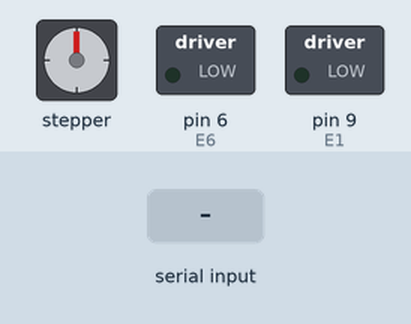
This sketch was run on a simulated Arduino Uno, built with avr-gcc and run on an emulated ATmega328P. Shown: stepper motor, switched loads named in the sketch (green lamp = pin HIGH). Wiring (inferred from the names in the program): stepper motor (2048 steps per turn assumed): coils pin 2, pin 3, pin 4, pin 5. Inputs (shaded band) come from the test bench. Pins used as bus, display or sensor lines are not drawn.

Above: at 1.2 s.
1.3 s: "<CLOSE 1>" received over Serial
At 2.4 s:
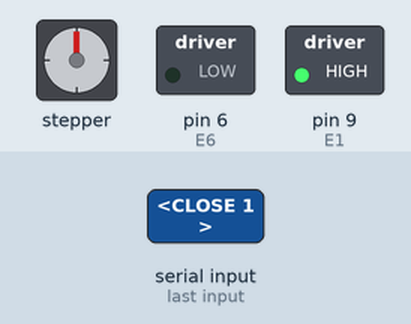
2.8 s: "<W 1>" received over Serial
At 3.4 s:
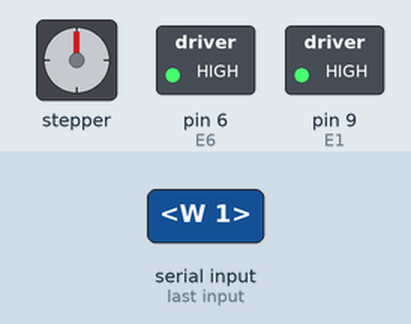
4.3 s: "<OPEN 1>" received over Serial
At 4.7 s:
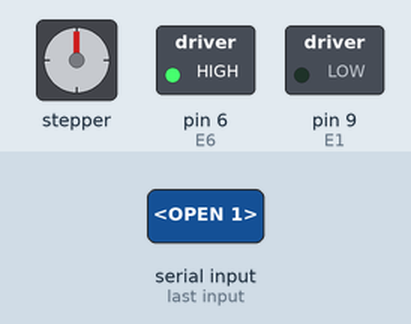
5.8 s: "<Q 1>" received over Serial
At 6.9 s:
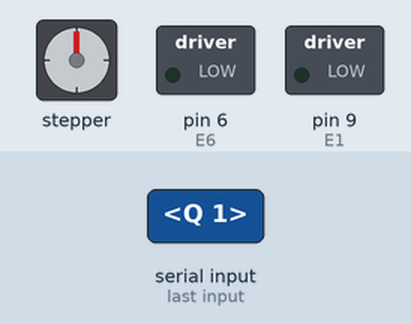
7.3 s: "<W 150>" received over Serial
At 8.1 s:
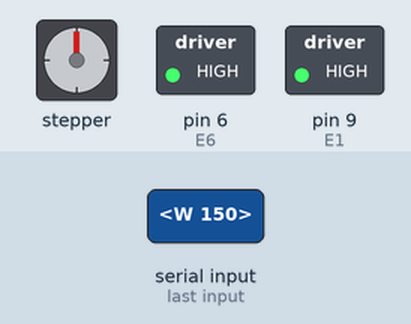
Timing chart, 0 to 9.8 s (numbered marks = the images above; inputs shaded):
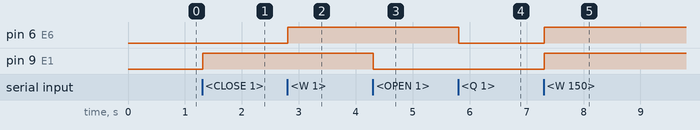

Measured:
- after the input at 1.3 s, pin 9 (E1): LOW → HIGH at once
- after the input at 2.8 s, pin 6 (E6): LOW → HIGH at once
- after the input at 4.3 s, pin 9 (E1): HIGH → LOW at once
- after the input at 5.8 s, pin 6 (E6): HIGH → LOW at once
- after the input at 7.3 s, pin 6 (E6), pin 9 (E1): LOW → HIGH at once

The sketch:

relaySet.ino
```cpp
String incomingStr;


#define E1 9
#define E2 2
#define E3 3
#define E4 4
#define E5 5
#define E6 6

const byte numChars = 32;
char receivedChars[numChars];
boolean newData = false;
boolean isMoving = false;

void setup() {

  // configure pins to controll the stepper motor

  pinMode(E1,OUTPUT);
  pinMode(E2,OUTPUT);
  pinMode(E3,OUTPUT);
  pinMode(E4,OUTPUT);
  pinMode(E5,OUTPUT);
  pinMode(E6,OUTPUT);
  allOpen();
  Serial.begin(9600);


}
/////


void loop() {
    recvWithStartEndMarkers();
    showNewData();
}

void recvWithStartEndMarkers() {
    static boolean recvInProgress = false;
    static byte ndx = 0;
    char startMarker = '<';
    char endMarker = '>';
    char rc;

    while (Serial.available() > 0 && newData == false) {
        rc = Serial.read();

        if (recvInProgress == true) {
            if (rc != endMarker) {
                receivedChars[ndx] = rc;
                ndx++;
                if (ndx >= numChars) {
                    ndx = numChars - 1;
                }
            }
            else {
                receivedChars[ndx] = '\0'; // terminate the string
                recvInProgress = false;
                ndx = 0;
                newData = true;
            }
        }

        else if (rc == startMarker) {
            recvInProgress = true;
        }
    }
}

void showNewData() {
    if (newData == true) {
        //Serial.print("This just in ... ");
        //Serial.println(receivedChars);
        parseStr(receivedChars);
        newData = false;
    }
}


/*
void loop() {
  handleSerial();
}
*/

/*
 * Function: handleSerial
 * ----------------------------
 * reads the serial input.
 */
void handleSerial() {

  while (Serial.available() > 0) {

  const char fda = '\n';

  incomingStr = Serial.readStringUntil('\r');  // read until timeout
  incomingStr.trim();                            // remove and \r \n whitespace at the end of the String
  parseStr(incomingStr);                         // parse the incoming String

 }
}


/*
 * Function: parseStr
 * ----------------------------
 * parses the input string read in through serial
 */
void parseStr(String command){

  /*
   * Check for relative movement command
   */
  if (command.indexOf("CLOSE") != -1) {
    int index = command.indexOf(" ");           // split string
    String sub_s = command.substring(index,-1); // find number of pulses
    sub_s.trim();                               // trim str
    int i = sub_s.toInt();                      // convert str to int

    switch (i) {
      case 0:
        digitalWrite(E1,HIGH);
        digitalWrite(E2,HIGH);
        digitalWrite(E3,HIGH);
        digitalWrite(E4,HIGH);
        digitalWrite(E5,HIGH);
        digitalWrite(E6,HIGH);
        break;
      case 1:
        digitalWrite(E1,HIGH);
        break;
      case 2:
        digitalWrite(E2,HIGH);
        break;
      case 3:
        digitalWrite(E3,HIGH);
        break;
      case 4:
        digitalWrite(E4,HIGH);
        break;
      case 5:
        digitalWrite(E5,HIGH);
        break;
      case 6:
        digitalWrite(E6,HIGH);
        break;

      default:
        // if nothing else matches, do the default
        // default is optional
        break;
      }


    // print stage position
    // Serial.println(sub_s.length());

    return;
  }


  if (command.indexOf("OPEN") != -1) {
    int index = command.indexOf(" ");           // split string
    String sub_s = command.substring(index,-1); // find number of pulses
    sub_s.trim();                               // trim str
    int i = sub_s.toInt();                      // convert str to int

    switch (i) {
      case 0:
        digitalWrite(E1,LOW);
        digitalWrite(E2,LOW);
        digitalWrite(E3,LOW);
        digitalWrite(E4,LOW);
        digitalWrite(E5,LOW);
        digitalWrite(E6,LOW);
        break;
      case 1:
        digitalWrite(E1,LOW);
        break;
      case 2:
        digitalWrite(E2,LOW);
        break;
      case 3:
        digitalWrite(E3,LOW);
        break;
      case 4:
        digitalWrite(E4,LOW);
        break;
      case 5:
        digitalWrite(E5,LOW);
        break;
      case 6:
        digitalWrite(E6,LOW);
        break;

      default:
        // if nothing else matches, do the default
        // default is optional
        break;
    }


    // print stage position
    // Serial.println(sub_s.length());

    return;
  }

if (command.indexOf("Q") != -1) {
    digitalWrite(E1,LOW);
    digitalWrite(E2,LOW);
    digitalWrite(E3,LOW);
    digitalWrite(E4,LOW);
    digitalWrite(E5,LOW);
    digitalWrite(E6,LOW);
    return;
  }


  /* TODO:
   * command to zero the system
   */
  if (command.indexOf("W") != -1) {
    digitalWrite(E1,HIGH);
    digitalWrite(E2,HIGH);
    digitalWrite(E3,HIGH);
    digitalWrite(E4,HIGH);
    digitalWrite(E5,HIGH);
    digitalWrite(E6,HIGH);
    return;
  }

  //Serial.println("ERROR");

}

void allOpen(){
  digitalWrite(E1,LOW);
    digitalWrite(E2,LOW);
    digitalWrite(E3,LOW);
    digitalWrite(E4,LOW);
    digitalWrite(E5,LOW);
    digitalWrite(E6,LOW);
}
```
